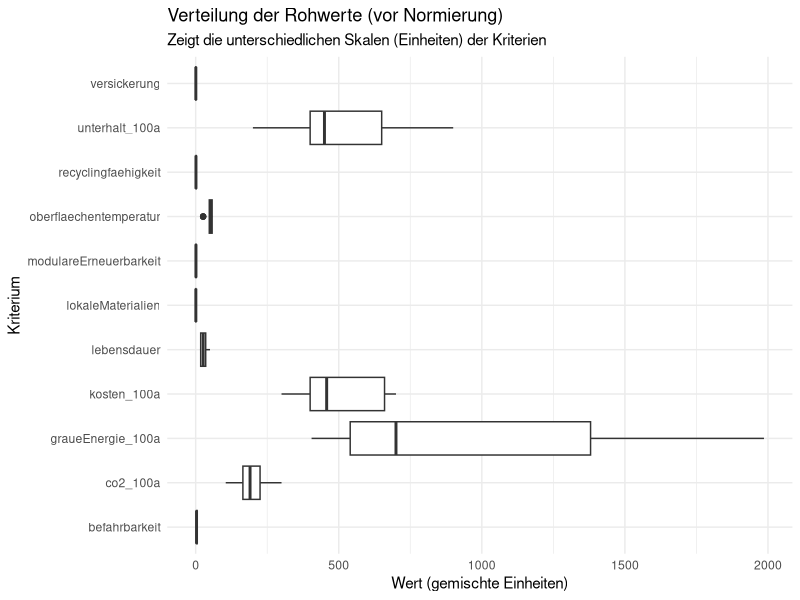
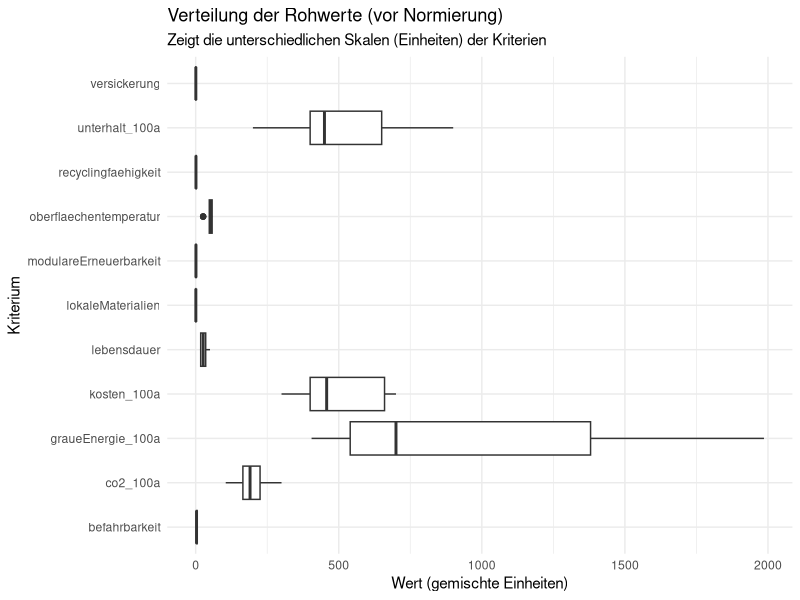

R code for these plots, in order: (Note: this script raises an error after producing the figures.)
## ---- chunk 1

library(tidyverse)
library(readr)
library(ggplot2)
library(forcats)
library(tidytext)

## ---- chunk 2

## 1. Daten Importieren

# Liest die Rohdaten für die Beläge ein
df_belaege_raw <- read_delim(
  "01_data_input/Belaege_tidy.csv",
  delim = ";"
)

# Liest die Gewichtungen für alle vier Szenarien ein
weights_s0_raw <- read_delim(
  "01_data_input/Belaege_Gewichtung_Szenario0.csv",
  delim = ";"
)
weights_s1_raw <- read_delim(
  "01_data_input/Belaege_Gewichtung_Szenario1.csv",
  delim = ";"
)
weights_s2_raw <- read_delim(
  "01_data_input/Belaege_Gewichtung_Szenario2.csv",
  delim = ";"
)
weights_s3_raw <- read_delim(
  "01_data_input/Belaege_Gewichtung_Szenario3.csv",
  delim = ";"
)

# --- PRÜFUNG BLOCK 1 ---

print("--- 1. Check: Spaltennamen Beläge (Sind alle Spaltennamen da?) ---")
colnames(df_belaege_raw)

print("--- 2. Check: Gewichtung S0 (Wurden Spalten getrennt?) ---")
head(weights_s0_raw)

print("--- 3. Check: Gewichtung S3 (Zur Sicherheit) ---")
head(weights_s3_raw)

## ---- chunk 3

# A. Bereinigung der Rohdaten (Belaege_normiert.csv)
df_belaege <- df_belaege_raw %>%
  select(belagskategorie, option, everything()) 

# B. Bereinigung der Gewichtungen (ALLE SZENARIEN)
# Wir fügen den Roh-Dateien die Szenario-Namen hinzu
df_weights_s0 <- weights_s0_raw %>%
  mutate(szenario = "Szenario 0: Baseline (IST)")
df_weights_s1 <- weights_s1_raw %>%
  mutate(szenario = "Szenario 1: Forschungsfokus")
df_weights_s2 <- weights_s2_raw %>%
  mutate(szenario = "Szenario 2: Radikale Vermeidung")
df_weights_s3 <- weights_s3_raw %>%
  mutate(szenario = "Szenario 3: Radikaler Lebenszyklus")

# Jetzt binden wir sie zu einer finalen Gewichtungs-Tabelle zusammen
df_weights <- bind_rows(df_weights_s0, df_weights_s1, df_weights_s2, df_weights_s3) %>%

# Berechne das Gesamtgewicht (gewicht) aus den Rohspalten,
mutate(
  gewicht = group_weight * within_group_weight
) %>%
 
# umbenennen für den Join
rename(
  bewertungskategorie = criterion_id
) %>%
  
# Auswählen der Spalten, die der Rest des Skripts braucht
select(szenario, bewertungskategorie, gewicht, group_id)

print(df_weights, n = 48)

# --- PRÜFUNG BLOCK 2 ---

print("--- Check: Haben wir die richtigen Namen in den Gewichten? ---")
# Wir filtern mal nach allem was mit "kosten" zu tun hat
df_weights %>% 
  filter(grepl("kosten", bewertungskategorie, ignore.case = TRUE)) %>%
  select(bewertungskategorie) %>%
  distinct()

print("--- Check: Stichprobe der Gewichte ---")
# Zeig mir mal S0 und S3 im Vergleich für Kosten
df_weights %>% 
  filter(bewertungskategorie == "initialkosten_100a") %>%
  select(szenario, gewicht)

## ---- chunk 4
# 3.1 Wide-to-Long
df_belaege_long <- df_belaege %>%
  pivot_longer(
    cols = where(is.numeric), 
    names_to = "bewertungskategorie", 
    values_to = "wert"
  )

# 3.2 JOIN mit Gewichtung
# WICHTIG: Wir nutzen left_join. 
# Alles was in der Gewichtungstabelle fehlt (wie 'initialkosten'), bekommt hier gewicht = NA.
df_belaege_joined <- df_belaege_long %>%
  left_join(df_weights, by = "bewertungskategorie", relationship = "many-to-many")

df_belaege_joined

# --- PRÜFUNG BLOCK 3 ---

# Wir geben kurz aus, was kein Gewicht hat zur Kontrolle
missing_weights <- df_belaege_joined %>% 
  filter(is.na(gewicht)) %>% 
  select(bewertungskategorie) %>% 
  distinct()

print("Diese Kriterien haben kein Gewicht (werden nur visualisiert):")
print(missing_weights)

print("--- Check: Hat 'initialkosten' KEIN Gewicht (NA)? ---")
df_belaege_joined %>%
  filter(bewertungskategorie == "initialkosten") %>%
  select(szenario, bewertungskategorie, gewicht) %>%
  distinct() %>%
  head(2) # Sollte NA zeigen (oder leer sein, falls S0)

print("--- Check: Hat 'initialkosten_100a' ein Gewicht? ---")
df_belaege_joined %>%
  filter(bewertungskategorie == "initialkosten_100a") %>%
  filter(szenario == "Szenario 0: Baseline (IST)") %>%
  select(szenario, bewertungskategorie, gewicht) %>%
  distinct() %>%
  head(2) # Sollte 0.1 zeigen

## ---- chunk 5

# Boxplot der Rohwerte
plot_rohwerte <- ggplot(df_belaege_joined, aes(x = bewertungskategorie, y = wert)) +
  geom_boxplot() +
  # coord_flip() dreht die Achsen, damit die Namen lesbar sind
  coord_flip() +
  labs(
    title = "Verteilung der Rohwerte (vor Normierung)",
    subtitle = "Zeigt die unterschiedlichen Skalen (Einheiten) der Kriterien",
    x = "Kriterium",
    y = "Wert (gemischte Einheiten)"
  ) +
  theme_minimal()

print(plot_rohwerte)
ggsave("02_export/plots/check_01_rohwerte_verteilung.png", plot = plot_rohwerte, width = 10, height = 7)

# -------------------------------------------------------
# PLOT B: Lebenszyklus-Bilanz Beläge (100 Jahre)
# -------------------------------------------------------

# 1. Daten vorbereiten
df_plot_belaege_100a <- df_belaege %>% 
  select(
    belagskategorie, option,
    initialkosten,          
    initialkosten_100a,     
    unterhalt_100a, co2_100a, graueEnergie_100a
  ) %>%
  rename(belag = option, kategorie = belagskategorie) %>%
  pivot_longer(
    cols = where(is.numeric),
    names_to = "kriterium", values_to = "wert"
  ) %>%
  mutate(facet_label = case_when(
    # Hier definieren wir Labels 
    kriterium == "initialkosten" ~ "1. Investitionskosten pro Zyklus\n[CHF/m²]",
    kriterium == "initialkosten_100a" ~ "2. Investitionskosten 100a kumuliert\n[CHF/m²]",
    kriterium == "unterhalt_100a" ~ "3. Unterhaltskosten 100a\n[CHF/m²]",
    kriterium == "co2_100a" ~ "4. CO2-Emissionen 100a\n[kg CO2-eq/m²]",
    kriterium == "graueEnergie_100a" ~ "5. Graue Energie 100a\n[kWh/m²]" 
  )) %>%
  # Wir filtern alles raus, was wir oben im case_when nicht definiert haben
  filter(!is.na(facet_label)) %>%
  mutate(kategorie = fct_relevel(kategorie, "Asphalt", "Pflaster", "Sickerbeläge")) %>%
  mutate(belag_sortiert = reorder(belag, wert))

# 2. Plot erstellen
plot_belaege_100a_final <- ggplot(df_plot_belaege_100a, 
       aes(x = belag_sortiert, y = wert, fill = kategorie)) + 
  geom_col(width = 0.7) +
  # ncol=1 sorgt dafür, dass sie schön untereinander stehen
  facet_wrap(~facet_label, ncol = 1, scales = "free_y") +
  scale_fill_manual(values = c("Asphalt" = "#084594", "Pflaster" = "#4292c6", "Sickerbeläge" = "#9ecae1")) +
  labs(
    title = "Lebenszyklus-Bilanz: Vergleich Initial vs. 100 Jahre",
    x = "", y = "Wert", fill = "Belagskategorie"
  ) +
  theme_bw() + 
  theme(
    legend.position = "top", 
    axis.text.x = element_text(angle = 45, hjust = 1, size = 9),
    strip.text = element_text(face = "bold")
  )

print(plot_belaege_100a_final)
ggsave("02_export/plots/check_05_bilanz_100a_belaege_final_blau.png", 
       plot = plot_belaege_100a_final, width = 10, height = 16, bg = "white")

# --- PRÜFUNG BLOCK 4 ---

print("--- Check: Haben wir alle 5 Facetten für den Plot? ---")
df_plot_belaege_100a %>%
  count(facet_label)

print("--- Check: Werte-Vergleich am Beispiel 'Recyclingasphalt' ---")
# Wir schauen uns einen Belag an, um zu sehen, ob Initial < 100a ist
df_plot_belaege_100a %>%
  filter(belag == "Recyclingasphalt") %>% # Oder ein anderer Name, falls dieser nicht existiert
  select(facet_label, wert) %>%
  arrange(facet_label)

## ---- chunk 6

# 5.1 Definieren: Wo ist "weniger" besser?
kriterien_lower_is_better <- c(
  "initialkosten", 
  "initialkosten_100a", 
  "unterhalt_100a", 
  "co2_100a", 
  "graueEnergie_100a",
  "oberflaechentemperatur" 
)

# 5.2 Min-Max-Skalierung
# WICHTIG: Hier NICHT nach Gewicht filtern, sonst verschwinden die Initialkosten!
df_belaege_normalized <- df_belaege_joined %>%
  filter(!is.na(wert)) %>%  # Nur Zeilen ohne Werte löschen
  group_by(bewertungskategorie) %>%
  mutate(
    min_wert = min(wert, na.rm = TRUE),
    max_wert = max(wert, na.rm = TRUE),
    score_normiert = case_when(
      (max_wert - min_wert) == 0 ~ 1,
      !(bewertungskategorie %in% kriterien_lower_is_better) ~ (wert - min_wert) / (max_wert - min_wert),
      bewertungskategorie %in% kriterien_lower_is_better ~ 1 - ((wert - min_wert) / (max_wert - min_wert))
    )
  ) %>%
  ungroup()

# --- PRÜFUNG BLOCK 5 ---

print("--- Check: Sind alle Kriterien da (auch die ohne Gewicht)? ---")
df_min_max_check <- df_belaege_normalized %>%
  select(bewertungskategorie, min_wert, max_wert) %>%
  distinct()

print(df_min_max_check)

print("--- Check: Haben 'initialkosten' einen Score bekommen? ---")
# Wir testen eine Zeile stichprobenartig
df_belaege_normalized %>%
  filter(bewertungskategorie == "initialkosten") %>%
  select(option, wert, score_normiert) %>%
  head(3)

# Prüfen, ob der Join geklappt hat (Gewicht da?):
print("--- Check Gewicht für Kosten ---")
df_belaege_normalized %>%
  filter(bewertungskategorie %in% c("initialkosten", "initialkosten_100a")) %>%
  select(szenario, bewertungskategorie, gewicht) %>%
  distinct() %>%
  print()
## ---- chunk 7
# Boxplot der normierten Scores
plot_normiert <- ggplot(df_belaege_normalized, aes(x = bewertungskategorie, y = score_normiert)) +
  geom_boxplot() +
  coord_flip() +
  # Setzt die Y-Achse fix auf 0 bis 1
  scale_y_continuous(limits = c(0, 1)) +
  labs(
    title = "Verteilung der normierten Scores Beläge (nach Normierung)",
    subtitle = "Qualitätskontrolle: Alle Kriterien sollten jetzt auf 0-1 skaliert sein.",
    x = "Kriterium",
    y = "Normierter Score (0-1)"
  ) +
  theme_minimal()

print(plot_normiert)
ggsave("02_export/plots/check_02_normierte_scores_belaege.png", plot = plot_normiert, width = 10, height = 7)

# --- PRÜFUNG BLOCK 6 ---

print("--- Check: Liegen alle Scores zwischen 0 und 1? ---")
summary(df_belaege_normalized$score_normiert)
# Min sollte >= 0.00 sein, Max <= 1.00

print("--- Check: Sind 'initialkosten' im Boxplot-Datensatz enthalten? ---")
# Wir zählen, wie viele Datenpunkte wir pro Kategorie haben
df_belaege_normalized %>%
  filter(bewertungskategorie %in% c("initialkosten", "initialkosten_100a")) %>%
  count(bewertungskategorie)
## ---- chunk 8

# 7.1 Berechnung Score pro Kriterium
df_mca_calculated <- df_belaege_normalized %>%
  # HIER filtern wir jetzt alles raus, was kein Gewicht hat (z.B. reine Initialkosten)
  filter(!is.na(gewicht)) %>% 
  mutate(MCA_score_kriterium = score_normiert * gewicht)

# 7.2 Aggregation pro Szenario
df_mca_total <- df_mca_calculated %>%
  group_by(szenario, belagskategorie, option) %>%
  summarise(MCA_gesamtscore = sum(MCA_score_kriterium, na.rm = TRUE), .groups = 'drop') %>%
  arrange(szenario, desc(MCA_gesamtscore)) 

print("--- MCA Gesamtergebnis ---")
print(df_mca_total, n = 40)

# 7.3 - Auswahl der "Top 3 Sieger"
# Ziel: Für jedes der 4 Szenarien die Top 3 Beläge aus dem
# Gesamtranking auswählen (unabhängig von der Kategorie).

N_BELAEGE_AUSWAEHLEN <- 3

df_sieger_belaege <- df_mca_total %>%
  group_by(szenario) %>%
  # Wählt die N besten Beläge innerhalb jedes Szenarios aus
  slice_max(MCA_gesamtscore, n = N_BELAEGE_AUSWAEHLEN) %>%
  ungroup() %>%
  # Ordnen für bessere Lesbarkeit
  arrange(szenario, desc(MCA_gesamtscore))

# Anzeigen der 12 Sieger-Optionen (4 Szenarien * 3 Beläge)
print(paste("--- Top", N_BELAEGE_AUSWAEHLEN, "Beläge pro Szenario (für Zeitstrahl-Analyse) ---"))
print(df_sieger_belaege, n = 12)

# Diese Auswahl auch exportieren
write_csv2(
  df_sieger_belaege,
  file = "02_export/tables/mca_top3_belaege_pro_szenario.csv"
)

# --- PRÜFUNG BLOCK 7 ---

print("--- Check: Enthält die Berechnung noch Zeilen ohne Gewicht? ---")
# Sollte 0 Zeilen ergeben
df_mca_calculated %>% filter(is.na(gewicht)) %>% count()

print("--- Check: Plausibilität Ergebnisse (S0 Baseline) ---")
# Zeig mir die Top 3 von Szenario 0
df_sieger_belaege %>% 
  filter(szenario == "Szenario 0: Baseline (IST)") %>%
  select(option, MCA_gesamtscore)

## ---- chunk 9
#| label: fig-mca-plots-belaege-s0
#| fig.width: 13 # Breite wie bei Bäumen
#| fig.height: 8  # Höhe angepasst (weniger Optionen als Bäume)
#| out.width: "95%"
#| dpi: 300

# --- Datenaufbereitung für Stacked Plot (einmalig) ---
df_mca_groups_belaege_plot <- df_mca_calculated %>%
  # Ggf. hier auf Kleinbuchstaben umbenennen, falls nötig (siehe Block 7)
  # rename(belagskategorie = Belagskategorie, option = Option) %>%
  group_by(szenario, belagskategorie, option, group_id) %>%
  summarise(gruppen_score = sum(MCA_score_kriterium, na.rm = TRUE), .groups = 'drop') %>%
  left_join(df_mca_total, by = c("szenario", "belagskategorie", "option"))
# ----------------------------------------------------

# --- Plot 1: Ranking ---
data_s0 <- df_mca_total %>% filter(szenario == "Szenario 0: Baseline (IST)")

plot_s0_rank <- ggplot(data_s0,
       aes(x = MCA_gesamtscore,
           y = fct_reorder(option, MCA_gesamtscore), # lc
           fill = belagskategorie)) + # lc
  geom_col() +
  labs(
    title = "MCA Ergebnis Beläge: Szenario 0 - Baseline (IST)",
    subtitle = "Ranking (Höher = Besser)",
    x = "MCA Gesamtscore", y = "Belagsoption", fill = "Belagskategorie" # lc
  ) +
  theme_minimal() +
  theme(legend.position = "top", axis.text.y = element_text(size = 8)) # Etwas grösser als bei Bäumen?

print(plot_s0_rank)
ggsave("02_export/plots/mca_gesamtergebnis_s0_belaege.png",
       plot = plot_s0_rank, width = 13, height = 8, units = "in", dpi = 300)

# --- Plot 2: Stacked Detail ---
data_s0_groups <- df_mca_groups_belaege_plot %>% filter(szenario == "Szenario 0: Baseline (IST)")

plot_s0_stack <- ggplot(data_s0_groups,
       aes(x = gruppen_score,
           y = fct_reorder(option, MCA_gesamtscore), # lc
           fill = group_id)) +
  geom_col(position = "stack") +
  labs(
    title = "MCA Detail Beläge: Szenario 0 - Baseline (IST)",
    subtitle = "Zusammensetzung des Scores",
    x = "MCA Score (Anteil)", y = "Belagsoption", fill = "Kriteriengruppe" # lc
  ) +
  theme_minimal() +
  theme(legend.position = "top", axis.text.y = element_text(size = 8))

print(plot_s0_stack)
ggsave("02_export/plots/mca_detail_gruppen_s0_belaege.png",
       plot = plot_s0_stack, width = 13, height = 8, units = "in", dpi = 300)


## ---- chunk 10
#| label: fig-mca-plots-belaege-s1
#| fig.width: 13
#| fig.height: 8
#| out.width: "95%"
#| dpi: 300

# --- Plot 1: Ranking ---
data_s1 <- df_mca_total %>% filter(szenario == "Szenario 1: Forschungsfokus")

plot_s1_rank <- ggplot(data_s1,
       aes(x = MCA_gesamtscore,
           y = fct_reorder(option, MCA_gesamtscore), # lc
           fill = belagskategorie)) + # lc
  geom_col() +
  labs(
    title = "MCA Ergebnis Beläge: Szenario 1 - Forschungsfokus",
    subtitle = "Ranking (Höher = Besser)",
    x = "MCA Gesamtscore", y = "Belagsoption", fill = "Belagskategorie" # lc
  ) +
  theme_minimal() +
  theme(legend.position = "top", axis.text.y = element_text(size = 8))

print(plot_s1_rank)
ggsave("02_export/plots/mca_gesamtergebnis_s1_belaege.png",
       plot = plot_s1_rank, width = 13, height = 8, units = "in", dpi = 300)

# --- Plot 2: Stacked Detail ---
data_s1_groups <- df_mca_groups_belaege_plot %>% filter(szenario == "Szenario 1: Forschungsfokus")

plot_s1_stack <- ggplot(data_s1_groups,
       aes(x = gruppen_score,
           y = fct_reorder(option, MCA_gesamtscore), # lc
           fill = group_id)) +
  geom_col(position = "stack") +
  labs(
    title = "MCA Detail Beläge: Szenario 1 - Forschungsfokus",
    subtitle = "Zusammensetzung des Scores",
    x = "MCA Score (Anteil)", y = "Belagsoption", fill = "Kriteriengruppe" # lc
  ) +
  theme_minimal() +
  theme(legend.position = "top", axis.text.y = element_text(size = 8))

print(plot_s1_stack)
ggsave("02_export/plots/mca_detail_gruppen_s1_belaege.png",
       plot = plot_s1_stack, width = 13, height = 8, units = "in", dpi = 300)
## ---- chunk 11
#| label: fig-mca-plots-belaege-s2
#| fig.width: 13
#| fig.height: 8
#| out.width: "95%"
#| dpi: 300

# --- Plot 1: Ranking ---
data_s2 <- df_mca_total %>% filter(szenario == "Szenario 2: Radikale Vermeidung")

plot_s2_rank <- ggplot(data_s2,
       aes(x = MCA_gesamtscore,
           y = fct_reorder(option, MCA_gesamtscore), # lc
           fill = belagskategorie)) + # lc
  geom_col() +
  labs(
    title = "MCA Ergebnis Beläge: Szenario 2 - Radikale Vermeidung",
    subtitle = "Ranking (Höher = Besser)",
    x = "MCA Gesamtscore", y = "Belagsoption", fill = "Belagskategorie" # lc
  ) +
  theme_minimal() +
  theme(legend.position = "top", axis.text.y = element_text(size = 8))

print(plot_s2_rank)
ggsave("02_export/plots/mca_gesamtergebnis_s2_belaege.png",
       plot = plot_s2_rank, width = 13, height = 8, units = "in", dpi = 300)

# --- Plot 2: Stacked Detail ---
data_s2_groups <- df_mca_groups_belaege_plot %>% filter(szenario == "Szenario 2: Radikale Vermeidung")

plot_s2_stack <- ggplot(data_s2_groups,
       aes(x = gruppen_score,
           y = fct_reorder(option, MCA_gesamtscore), # lc
           fill = group_id)) +
  geom_col(position = "stack") +
  labs(
    title = "MCA Detail Beläge: Szenario 2 - Radikale Vermeidung",
    subtitle = "Zusammensetzung des Scores",
    x = "MCA Score (Anteil)", y = "Belagsoption", fill = "Kriteriengruppe" # lc
  ) +
  theme_minimal() +
  theme(legend.position = "top", axis.text.y = element_text(size = 8))

print(plot_s2_stack)
ggsave("02_export/plots/mca_detail_gruppen_s2_belaege.png",
       plot = plot_s2_stack, width = 13, height = 8, units = "in", dpi = 300)



## ---- chunk 12
#| label: fig-mca-plots-belaege-s3
#| fig.width: 13
#| fig.height: 8
#| out.width: "95%"
#| dpi: 300

# --- Plot 1: Ranking ---
data_s3 <- df_mca_total %>% filter(szenario == "Szenario 3: Radikaler Lebenszyklus")

plot_s3_rank <- ggplot(data_s3,
       aes(x = MCA_gesamtscore,
           y = fct_reorder(option, MCA_gesamtscore), # lc
           fill = belagskategorie)) + # lc
  geom_col() +
  labs(
    title = "MCA Ergebnis Beläge: Szenario 3 - Radikaler Lebenszyklus",
    subtitle = "Ranking (Höher = Besser)",
    x = "MCA Gesamtscore", y = "Belagsoption", fill = "Belagskategorie" # lc
  ) +
  theme_minimal() +
  theme(legend.position = "top", axis.text.y = element_text(size = 8))

print(plot_s3_rank)
ggsave("02_export/plots/mca_gesamtergebnis_s3_belaege.png",
       plot = plot_s3_rank, width = 13, height = 8, units = "in", dpi = 300)

# --- Plot 2: Stacked Detail ---
data_s3_groups <- df_mca_groups_belaege_plot %>% filter(szenario == "Szenario 3: Radikaler Lebenszyklus")

plot_s3_stack <- ggplot(data_s3_groups,
       aes(x = gruppen_score,
           y = fct_reorder(option, MCA_gesamtscore), # lc
           fill = group_id)) +
  geom_col(position = "stack") +
  labs(
    title = "MCA Detail Beläge: Szenario 3 - Radikaler Lebenszyklus",
    subtitle = "Zusammensetzung des Scores",
    x = "MCA Score (Anteil)", y = "Belagsoption", fill = "Kriteriengruppe" # lc
  ) +
  theme_minimal() +
  theme(legend.position = "top", axis.text.y = element_text(size = 8))

print(plot_s3_stack)
ggsave("02_export/plots/mca_detail_gruppen_s3_belaege.png",
       plot = plot_s3_stack, width = 13, height = 8, units = "in", dpi = 300)

# --- PRÜFUNG BLOCK 8 ---

print("--- Check 1: Stimmt die Summe der Gruppen mit dem Gesamtscore überein? ---")
# Wir nehmen stichprobenartig den ersten Eintrag
check_summe <- df_mca_groups_belaege_plot %>%
  group_by(szenario, option) %>%
  summarise(
    summe_gruppen = sum(gruppen_score), 
    original_total = mean(MCA_gesamtscore), # Sollte überall gleich sein
    .groups = "drop"
  ) %>%
  mutate(differenz = abs(summe_gruppen - original_total)) %>%
  arrange(desc(differenz)) %>%
  head(5)

print(check_summe)
# Die "differenz" sollte 0 (oder fast 0, z.B. 1e-15 wegen Rundung) sein.

print("--- Check 2: Wurden die Daten für S0 korrekt gefiltert? ---")
df_mca_groups_belaege_plot %>%
  filter(szenario == "Szenario 0: Baseline (IST)") %>%
  select(option, group_id, gruppen_score) %>%
  head(5)
## ---- chunk 13

# 1. Speichern der finalen MCA-Rangliste (alle 40 Zeilen)
write_csv2(
  df_mca_total,
  file = "02_export/tables/mca_rangliste_alle_szenarien.csv"
)

# 2. Speichern der kompletten Berechnungs-Details (alle 360+ Zeilen)
write_csv2(
  df_mca_calculated,
  file = "02_export/tables/mca_details_berechnung_alle_szenarien.csv"
)

# --- PRÜFUNG BLOCK 9 ---

print("--- Check 1: Ist die Rangliste vollständig? (Erwartet: 40 Zeilen) ---")
# 10 Beläge * 4 Szenarien = 40 Zeilen
nrow(df_mca_total)

print("--- Check 2: Sind die Details vollständig? ---")
# Sollte > 300 sein (40 Zeilen * ca. 9-11 Kriterien pro Szenario)
nrow(df_mca_calculated)

print("--- Check 3: Existiert der Ordner? (Optional) ---")
# Falls der Ordner nicht existiert, würde write_csv2 einen Fehler werfen.
dir.exists("02_export/tables")
 
